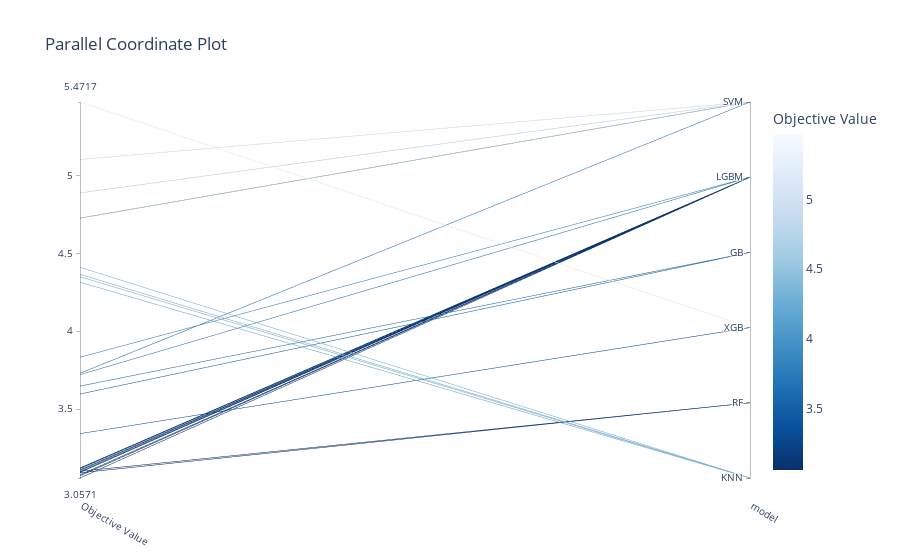

Notebook source saved alongside this figure:
### Code cell
# partial coord plot

optuna.visualization.plot_parallel_coordinate(study,params=["model"])

### Figure 1 — Plotly figure (JSON) as saved in the notebook; plotly's stock layout.template omitted (floating-point values rounded to 4 significant figures)
{"data": [{"dimensions": [{"label": "Objective Value", "range": [3.057, 5.472], "values": [4.315, 3.1, 3.342, 4.349, 3.647, 3.071, 4.41, 3.077, 4.726, 3.11, 4.726, 4.365, 3.09, 4.726, 3.73, 3.122, 3.093, 4.726, 3.057, 3.118, 3.105, 3.721, 3.833, 4.726, 3.596, 5.472, 4.726, 5.102, 4.888, 3.098]}, {"label": "model", "range": [0, 5], "ticktext": ["KNN", "RF", "XGB", "GB", "LGBM", "SVM"], "tickvals": [0, 1, 2, 3, 4, 5], "values": [0, 1, 2, 0, 3, 4, 0, 4, 5, 4, 5, 0, 1, 5, 5, 4, 4, 5, 4, 4, 4, 4, 4, 5, 3, 2, 5, 5, 5, 4]}], "labelangle": 30, "labelside": "bottom", "line": {"color": [4.315, 3.1, 3.342, 4.349, 3.647, 3.071, 4.41, 3.077, 4.726, 3.11, 4.726, 4.365, 3.09, 4.726, 3.73, 3.122, 3.093, 4.726, 3.057, 3.118, 3.105, 3.721, 3.833, 4.726, 3.596, 5.472, 4.726, 5.102, 4.888, 3.098], "colorbar": {"title": {"text": "Objective Value"}}, "colorscale": [[0, "rgb(247,251,255)"], [0.125, "rgb(222,235,247)"], [0.25, "rgb(198,219,239)"], [0.375, "rgb(158,202,225)"], [0.5, "rgb(107,174,214)"], [0.625, "rgb(66,146,198)"], [0.75, "rgb(33,113,181)"], [0.875, "rgb(8,81,156)"], [1, "rgb(8,48,107)"]], "reversescale": true, "showscale": true}, "type": "parcoords"}], "layout": {"title": {"text": "Parallel Coordinate Plot"}}}
